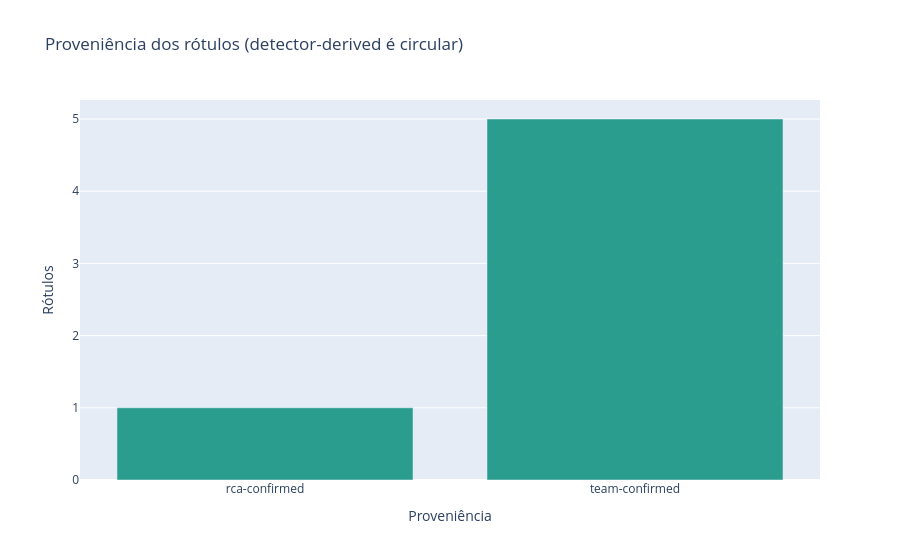
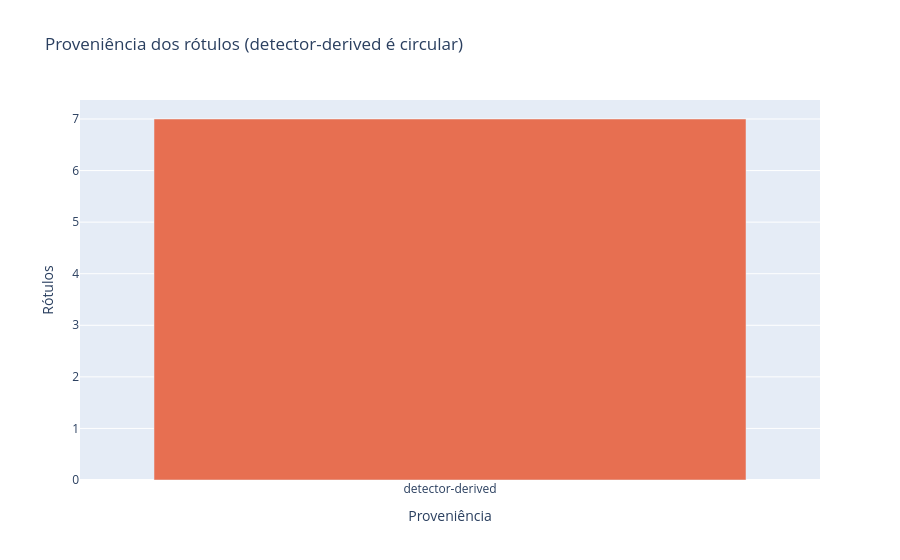

Here is the notebook cell these charts were saved with, in order:
### Markdown cell above
## 3. Golden set e proveniência

Por padrão, a avaliação usa apenas `rca-confirmed` e `team-confirmed`.
`detector-derived` pode aparecer na visualização, mas é marcado como circular:
ele mede concordância com o detector que o criou, não acurácia independente.

### Code cell
confirmed_labels = load_labels(engine)
display(confirmed_labels)
provenance_bar(confirmed_labels).show()

# Somente para inspeção visual; não use este conjunto como ground truth.
detector_display = load_labels(engine, provenances=["detector-derived"])
provenance_bar(detector_display).show()

### Figure 1 — Plotly figure (JSON) as saved in the notebook; plotly's stock layout.template omitted (floating-point values rounded to 4 significant figures)
{"data": [{"marker": {"color": "#2a9d8f"}, "name": "confirmado / não circular", "type": "bar", "x": ["rca-confirmed", "team-confirmed"], "y": [1, 5]}], "layout": {"barmode": "stack", "title": {"text": "Proveniência dos rótulos (detector-derived é circular)"}, "xaxis": {"title": {"text": "Proveniência"}}, "yaxis": {"title": {"text": "Rótulos"}}}}

### Figure 2 — Plotly figure (JSON) as saved in the notebook; plotly's stock layout.template omitted (floating-point values rounded to 4 significant figures)
{"data": [{"marker": {"color": "#e76f51"}, "name": "circular", "type": "bar", "x": ["detector-derived"], "y": [7]}], "layout": {"barmode": "stack", "title": {"text": "Proveniência dos rótulos (detector-derived é circular)"}, "xaxis": {"title": {"text": "Proveniência"}}, "yaxis": {"title": {"text": "Rótulos"}}}}
